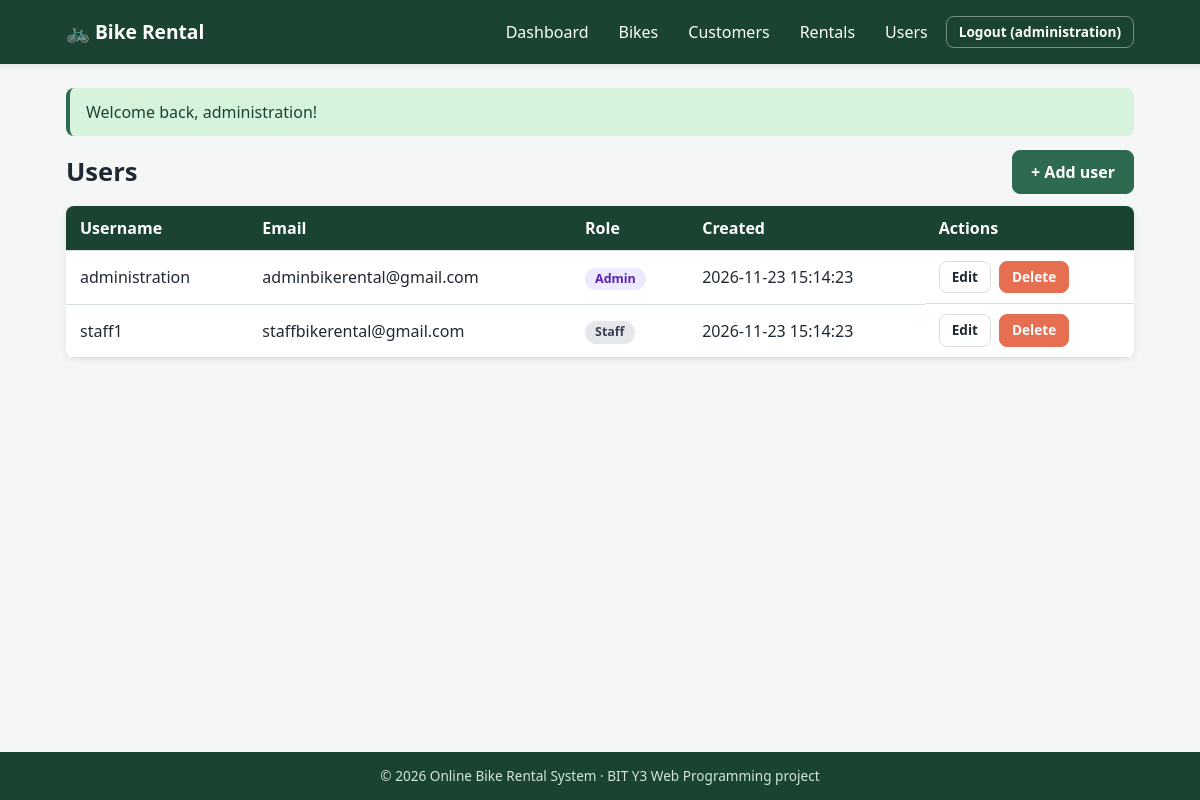
The app's page /index.php?route=users (signed in) with its own data.
### tables this page shows
CREATE TABLE users (
    user_id       INT UNSIGNED AUTO_INCREMENT PRIMARY KEY,
    username      VARCHAR(30)  NOT NULL UNIQUE,
    email         VARCHAR(100) NOT NULL UNIQUE,
    password_hash VARCHAR(255) NOT NULL,
    role          ENUM('admin','staff') NOT NULL DEFAULT 'staff',
    created_at    TIMESTAMP NOT NULL DEFAULT CURRENT_TIMESTAMP
);

### src/Support/View.php (called while the page is built, shortened)
<?php
final class View
{
    public static function render(string $view, array $data = [], ?string $layout = 'layout/layout'): void
    {
        $file = __DIR__ . '/../Views/' . $view . '.php';
        extract($data, EXTR_SKIP);
        require $file;
        $content = ob_get_clean();
        $flash = Flash::pull();
        $user  = Auth::user();
        require __DIR__ . '/../Views/' . $layout . '.php';
    }
}

### src/Controllers/UserController.php (called while the page is built, shortened)
<?php
final class UserController
{
    private User $users;
    public function __construct()
    {
        $this->users = new User();
    }
    public function index(): void
    {
        $items = $this->users->all_users();
        View::render('users/index', compact('items'));
    }
}

### public/index.php (called while the page is built, shortened)
<?php
require __DIR__ . '/../src/bootstrap.php';
$routes = [
    'login'           => [AuthController::class, 'login'],
    'register'        => [AuthController::class, 'register'],
    'logout'          => [AuthController::class, 'logout'],
    'dashboard'       => [DashboardController::class, 'index'],
    'bikes'           => [BikeController::class, 'index'],
    'bike-show'       => [BikeController::class, 'show'],
    'bike-form'       => [BikeController::class, 'form'],
    'bike-save'       => [BikeController::class, 'save'],
    'bike-delete'     => [BikeController::class, 'delete'],
    'customers'       => [CustomerController::class, 'index'],
    'customer-show'   => [CustomerController::class, 'show'],
    'customer-form'   => [CustomerController::class, 'form'],
    'customer-save'   => [CustomerController::class, 'save'],
    'customer-delete' => [CustomerController::class, 'delete'],
    'rentals'         => [RentalController::class, 'index'],
    'rental-show'     => [RentalController::class, 'show'],
    'rental-form'     => [RentalController::class, 'form'],
    'rental-save'     => [RentalController::class, 'save'],
    'rental-return'   => [RentalController::class, 'finish'],
    'rental-cancel'   => [RentalController::class, 'cancel'],
    'rental-delete'   => [RentalController::class, 'delete'],
    'users'           => [UserController::class, 'index'],
    'user-form'       => [UserController::class, 'form'],
    'user-save'       => [UserController::class, 'save'],
    'user-delete'     => [UserController::class, 'delete'],
    'api-bikes'       => [BikeApiController::class, 'index'],
];
$route = (string)($_GET['route'] ?? 'dashboard');
[$class, $method] = $routes[$route];
(new $class())->$method();

### src/bootstrap.php (called while the page is built, shortened)
<?php
spl_autoload_register(static function (string $class): void {
    $prefix = 'App\\';
    $file = __DIR__ . '/' . str_replace('\\', '/', substr($class, strlen($prefix))) . '.php';
});
require __DIR__ . '/Support/helpers.php';

### src/Support/Config.php (called while the page is built, shortened)
<?php
final class Config
{
    private static ?array $data = null;
    public static function get(string $key): mixed
    {
        self::$data ??= require __DIR__ . '/../../config/config.php';
        return self::$data[$key] ?? null;
    }
}

### src/Support/Database.php (called while the page is built, shortened)
<?php
final class Database
{
    private static ?PDO $pdo = null;
    public static function pdo(): PDO
    {
        if (self::$pdo === null) {
            $c = Config::get('db');
            $dsn = $c['dsn'] ?: "mysql:host={$c['host']};dbname={$c['name']};charset={$c['charset']}";
            try {
                self::$pdo = new PDO($dsn, $c['dsn'] ? null : $c['user'], $c['dsn'] ? null : $c['pass'], [
                    PDO::ATTR_ERRMODE            => PDO::ERRMODE_EXCEPTION,
                    PDO::ATTR_DEFAULT_FETCH_MODE => PDO::FETCH_ASSOC,
                    PDO::ATTR_EMULATE_PREPARES   => false,
                ]);
            } catch (PDOException $e) {
                ErrorHandler::log($e);
                throw new \RuntimeException('Database connection failed.', 0, $e);
            }
        }
        return self::$pdo;
    }
}

### src/Models/BaseModel.php (called while the page is built, shortened)
<?php
abstract class BaseModel
{
    protected PDO $db;
    public function __construct()
    {
        $this->db = Database::pdo();
    }
    protected function all(string $sql, array $params = []): array
    {
        $st = $this->db->prepare($sql);
        $st->execute($params);
        return $st->fetchAll();
    }
}

### src/Models/User.php (called while the page is built, shortened)
<?php
final class User extends BaseModel
{
    public function all_users(): array
    {
        return $this->all('SELECT user_id, username, email, role, created_at FROM users ORDER BY username');
    }
}

### src/Support/Auth.php (called while the page is built, shortened)
<?php
final class Auth
{
    public static function user(): ?array
    {
        return $_SESSION['user'] ?? null;
    }
}

### src/Support/Flash.php (called while the page is built, shortened)
<?php
final class Flash
{
    public static function pull(): array
    {
        $items = $_SESSION['flash'] ?? [];
        return $items;
    }
}

### src/Views/users/index.php (the view, shortened to what this page needs)
<div class="page-head"><h1>Users</h1>
    <a class="btn btn-primary" href="<?= e(url('user-form')) ?>">+ Add user</a></div>
<div class="table-wrap"><table class="data-table">
    <thead><tr><th>Username</th><th>Email</th><th>Role</th><th>Created</th><th>Actions</th></tr></thead><tbody>
    <?php foreach ($items as $u): ?>
        <tr>
            <td><?= e($u['username']) ?></td><td><?= e($u['email']) ?></td>
            <td><?= status_badge($u['role']) ?></td><td><?= e($u['created_at']) ?></td>
            <td class="actions">
                <a class="btn btn-small" href="<?= e(url('user-form', ['id' => $u['user_id']])) ?>">Edit</a>
                <?= post_button('user-delete', (int)$u['user_id'], 'Delete', 'btn btn-small btn-danger', 'Delete user ' . $u['username'] . '?') ?>
            </td>
        </tr>
    <?php endforeach; ?></tbody></table></div>

### src/Support/helpers.php (shortened to what this page needs)
<?php
function e(mixed $value): string
{
    return htmlspecialchars((string)$value, ENT_QUOTES | ENT_SUBSTITUTE, 'UTF-8');
}
function base_path(): string
{
    $dir = str_replace('\\', '/', dirname($_SERVER['SCRIPT_NAME'] ?? '/index.php'));
    return rtrim($dir, '/');
}
function url(string $route = 'dashboard', array $params = []): string
{
    $query = http_build_query(['route' => $route] + $params);
    return base_path() . '/index.php?' . $query;
}
function asset(string $path): string
{
    return base_path() . '/assets/' . ltrim($path, '/');
}
function csrf_field(): string
{
    return '<input type="hidden" name="csrf" value="' . e(\App\Support\Csrf::token()) . '">';
}
function status_badge(string $status): string
{
    return '<span class="badge badge-' . e($status) . '">' . e(ucfirst($status)) . '</span>';
}
function post_button(string $route, int $id, string $label, string $class = 'btn btn-small', ?string $confirm = null): string
{
    return '<form method="post" action="' . e(url($route)) . '" class="inline-form"'
        . ($confirm ? ' data-confirm="' . e($confirm) . '"' : '') . '>'
        . csrf_field() . '<input type="hidden" name="id" value="' . $id . '">'
        . '<button type="submit" class="' . e($class) . '">' . e($label) . '</button></form>';
}

### src/Views/layout/layout.php (shortened to what this page needs)
<!DOCTYPE html>
<html lang="en">
<head>
    <link rel="stylesheet" href="<?= e(asset('css/style.css')) ?>">
</head>
<body>
<header class="main-header">
    <div class="container header-inner">
        <a class="brand" href="<?= e(url('dashboard')) ?>">&#128690; Bike Rental</a>
        <nav class="main-nav" id="main-nav">
            <?php if ($user): ?>
                <a href="<?= e(url('dashboard')) ?>">Dashboard</a>
                <a href="<?= e(url('bikes')) ?>">Bikes</a>
                <a href="<?= e(url('customers')) ?>">Customers</a>
                <a href="<?= e(url('rentals')) ?>">Rentals</a>
                <?php if (($user['role'] ?? '') === 'admin'): ?>
                    <a href="<?= e(url('users')) ?>">Users</a>
                <?php endif; ?>
                <form method="post" action="<?= e(url('logout')) ?>" class="inline-form">
                    <button type="submit" class="btn btn-small btn-light">Logout (<?= e($user['username']) ?>)</button>
                </form>
            <?php else: ?>
                <a href="<?= e(url('login')) ?>">Login</a>
                <a href="<?= e(url('register')) ?>">Register</a>
            <?php endif; ?>
        </nav>
    </div>
</header>
<main class="container">
    <div id="toast-area" aria-live="polite">
        <?php foreach ($flash as $f): ?>
            <div class="alert alert-<?= e($f['type']) ?>" role="alert"><?= e($f['message']) ?></div>
        <?php endforeach; ?>
    </div>
    <?= $content ?>
</main>
<footer class="main-footer">
    <div class="container">&copy; <?= date('Y') ?> Online Bike Rental System &middot; BIT Y3 Web Programming project</div>
</footer>
</body>
</html>

### public/assets/css/style.css (style rules this page uses)
:root { --primary: #1b4332; --primary-light: #2d6a4f; --accent: #f4a261; --accent-dark: #e76f51; --bg: #f4f7f5; --white: #fff; --text: #1f2933; --muted: #6b7280; --border: #d7dee2; --success-bg: #d8f3dc; --success-fg: #1b4332; --error-bg: #fde2e2; --error-fg: #7f1d1d; --radius: 8px; --shadow: 0 2px 6px rgba(0,0,0,.08); --font: 'Segoe UI', Tahoma, Geneva, Verdana, sans-serif; }
* { margin: 0; padding: 0; box-sizing: border-box; }
body { font-family: var(--font); background: var(--bg); color: var(--text); line-height: 1.5; min-height: 100vh; display: flex; flex-direction: column; }
main.container { flex: 1; padding-top: 24px; padding-bottom: 40px; }
.container { width: 100%; max-width: 1100px; margin: 0 auto; padding: 0 16px; }
a { color: var(--primary-light); }
h1 { margin-bottom: 16px; font-size: 1.6rem; }
.main-header { background: var(--primary); color: var(--white); box-shadow: var(--shadow); }
.header-inner { display: flex; align-items: center; justify-content: space-between; flex-wrap: wrap; padding-top: 12px; padding-bottom: 12px; }
.brand { color: var(--white); font-weight: 700; font-size: 1.2rem; text-decoration: none; }
.main-nav { display: flex; align-items: center; gap: 6px; flex-wrap: wrap; }
.main-nav a { color: var(--white); text-decoration: none; padding: 8px 12px; border-radius: 6px; }
.main-footer { background: var(--primary); color: #cfe8d8; text-align: center; padding: 14px 0; font-size: .85rem; }
.card-head, .page-head { display: flex; justify-content: space-between; align-items: center; gap: 12px; flex-wrap: wrap; margin-bottom: 12px; }
.page-head h1 { margin: 0; }
.btn { display: inline-block; padding: 9px 18px; border: 1px solid var(--border); border-radius: var(--radius); background: var(--white); color: var(--text); font: inherit; font-weight: 600; cursor: pointer; text-decoration: none; transition: background .2s; }
.btn-primary { background: var(--primary-light); border-color: var(--primary-light); color: #fff; }
.btn-danger { background: var(--accent-dark); border-color: var(--accent-dark); color: #fff; }
.btn-light { background: transparent; color: #fff; border-color: #fff6; }
.btn-small { padding: 5px 12px; font-size: .85rem; }
.actions { display: flex; gap: 8px; flex-wrap: wrap; align-items: center; margin-top: 12px; }
.inline-form { display: inline; }
.alert { padding: 12px 16px; border-radius: var(--radius); margin-bottom: 14px; border-left: 4px solid; font-weight: 500; }
.alert-success { background: var(--success-bg); color: var(--success-fg); border-color: #2d6a4f; }
.table-wrap { overflow-x: auto; background: var(--white); border-radius: var(--radius); box-shadow: var(--shadow); }
.data-table { width: 100%; border-collapse: collapse; }
.data-table th, .data-table td { padding: 10px 14px; text-align: left; border-bottom: 1px solid var(--border); white-space: nowrap; }
.data-table thead { background: var(--primary); color: #fff; }
.data-table .actions { margin: 0; }
.badge { display: inline-block; padding: 2px 10px; border-radius: 12px; font-size: .78rem; font-weight: 700; }
.badge-admin { background: #ede9fe; color: #5b21b6; }
.badge-staff { background: #e5e7eb; color: #374151; }

### records on screen
users: username "administration", email "adminbikerental@gmail.com", role "Admin", created_at "2026-11-23 15:14:23"
users: username "staff1", email "staffbikerental@gmail.com", role "Staff", created_at "2026-11-23 15:14:23"

### other values on screen
$f['message'] "Welcome back, administration!"
